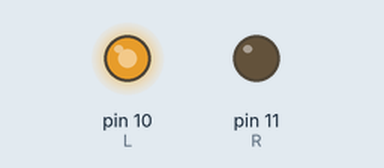
Simulated run of this sketch. Board: Arduino Uno, built with avr-gcc and run on an emulated ATmega328P. Shown: output pins drawn as LEDs (lit = HIGH).

Above: at 0.1 s.
Timing chart, 0 to 1.6 s (numbered marks = the images above):
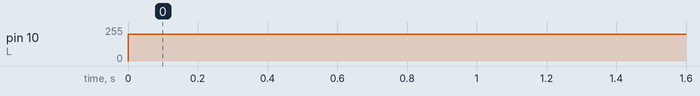

Measured:
- by itself, pin 10 (L): 0/255 → 200/255 at 0.00 s

The sketch:

moter_test.ino
```cpp
                                                                                                                                                                                                                                                                                 int L = 10;
const int R = 11;

void setup()
{
  pinMode(L, OUTPUT);
  pinMode(R, OUTPUT);
}

void loop()
{
  analogWrite(L, 200);
  analogWrite(R, 0);
}
```
